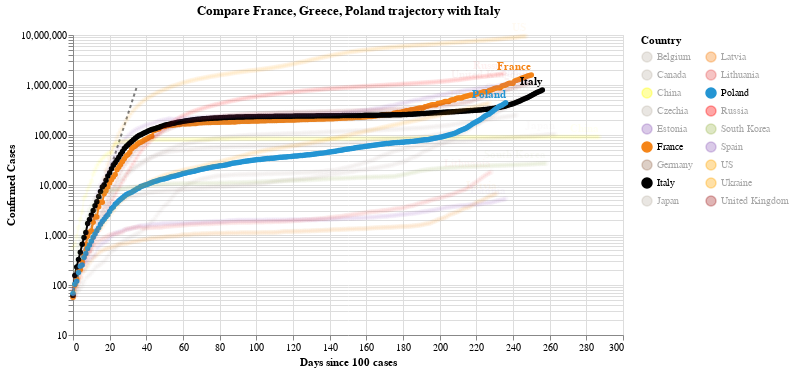

Notebook cell for this chart:
### Code cell
#hide_input
chart2 = make_since_chart(dff2, ['France', 'Greece', 'Poland'], baseline_countries)
chart2

### Figure 1 — Vega-Lite specification as saved in the notebook (floating-point values rounded to 4 significant figures; data arrays with more than 128 entries replaced by an {"elided": "..."} marker saying what was removed)
{"config": {"view": {"continuousWidth": 400, "continuousHeight": 300}}, "layer": [{"data": {"name": "data-628230001892d6798b50651be41d1b3e"}, "mark": {"type": "line", "color": "black", "opacity": 0.5, "strokeDash": [3, 3]}, "encoding": {"x": {"type": "quantitative", "field": "Days since 100 cases"}, "y": {"type": "quantitative", "field": "Confirmed Cases"}}}, {"data": {"name": "data-26b77d6ebbfeb12e05f1ee7c1dc67ef4"}, "mark": {"type": "line", "point": true}, "encoding": {"color": {"type": "nominal", "field": "Country", "legend": {"columns": 2}, "scale": {"domain": ["Belgium", "Canada", "China", "Czechia", "Estonia", "France", "Germany", "Italy", "Japan", "Latvia", "Lithuania", "Poland", "Russia", "South Korea", "Spain", "US", "Ukraine", "United Kingdom"], "range": ["#C1B7AD", "#C1B7AD", "yellow", "#C1B7AD", "#9467bd", "#F58518", "#9D755D", "black", "#C1B7AD", "#F58518", "#E45756", "#2495D3", "red", "#A1BA59", "#9467bd", "orange", "orange", "brown"]}}, "opacity": {"condition": {"value": 1, "selection": "selector005"}, "value": 0.05}, "tooltip": [{"type": "nominal", "field": "Country"}, {"type": "temporal", "field": "Date"}, {"type": "quantitative", "field": "Confirmed Cases"}, {"type": "quantitative", "field": "Days since 100 cases"}], "x": {"type": "quantitative", "field": "Days since 100 cases"}, "y": {"type": "quantitative", "field": "Confirmed Cases", "scale": {"type": "log"}}}, "selection": {"selector005": {"type": "multi", "fields": ["Country"], "bind": "legend", "init": [{"Country": "France"}, {"Country": "Greece"}, {"Country": "Poland"}, {"Country": "Italy"}]}}, "width": 550}, {"data": {"name": "data-26b77d6ebbfeb12e05f1ee7c1dc67ef4"}, "mark": {"type": "text", "align": "right", "dy": -8, "fontWeight": "bold"}, "encoding": {"color": {"type": "nominal", "field": "Country", "legend": {"columns": 2}, "scale": {"domain": ["Belgium", "Canada", "China", "Czechia", "Estonia", "France", "Germany", "Italy", "Japan", "Latvia", "Lithuania", "Poland", "Russia", "South Korea", "Spain", "US", "Ukraine", "United Kingdom"], "range": ["#C1B7AD", "#C1B7AD", "yellow", "#C1B7AD", "#9467bd", "#F58518", "#9D755D", "black", "#C1B7AD", "#F58518", "#E45756", "#2495D3", "red", "#A1BA59", "#9467bd", "orange", "orange", "brown"]}}, "opacity": {"condition": {"value": 1, "selection": "selector005"}, "value": 0.05}, "text": {"type": "nominal", "field": "Country"}, "tooltip": [{"type": "nominal", "field": "Country"}, {"type": "temporal", "field": "Date"}, {"type": "quantitative", "field": "Confirmed Cases"}, {"type": "quantitative", "field": "Days since 100 cases"}], "x": {"type": "quantitative", "field": "Days since 100 cases"}, "y": {"type": "quantitative", "field": "Confirmed Cases", "scale": {"type": "log"}}}, "transform": [{"filter": "(datum['Date'] >= 1604448000000)"}], "width": 550}], "title": "Compare France, Greece, Poland trajectory with Italy", "$schema": "https://vega.github.io/schema/vega-lite/v4.8.1.json", "datasets": {"data-628230001892d6798b50651be41d1b3e": [{"Days since 100 cases": 0, "Confirmed Cases": 100.0}, {"Days since 100 cases": 1, "Confirmed Cases": 130.0}, {"Days since 100 cases": 2, "Confirmed Cases": 169.0}, {"Days since 100 cases": 3, "Confirmed Cases": 219.7}, {"Days since 100 cases": 4, "Confirmed Cases": 285.6}, {"Days since 100 cases": 5, "Confirmed Cases": 371.3}, {"Days since 100 cases": 6, "Confirmed Cases": 482.7}, {"Days since 100 cases": 7, "Confirmed Cases": 627.5}, {"Days since 100 cases": 8, "Confirmed Cases": 815.7}, {"Days since 100 cases": 9, "Confirmed Cases": 1060.0}, {"Days since 100 cases": 10, "Confirmed Cases": 1379.0}, {"Days since 100 cases": 11, "Confirmed Cases": 1792.0}, {"Days since 100 cases": 12, "Confirmed Cases": 2330.0}, {"Days since 100 cases": 13, "Confirmed Cases": 3029.0}, {"Days since 100 cases": 14, "Confirmed Cases": 3937.0}, {"Days since 100 cases": 15, "Confirmed Cases": 5119.0}, {"Days since 100 cases": 16, "Confirmed Cases": 6654.0}, {"Days since 100 cases": 17, "Confirmed Cases": 8650.0}, {"Days since 100 cases": 18, "Confirmed Cases": 11250.0}, {"Days since 100 cases": 19, "Confirmed Cases": 14620.0}, {"Days since 100 cases": 20, "Confirmed Cases": 19000.0}, {"Days since 100 cases": 21, "Confirmed Cases": 24710.0}, {"Days since 100 cases": 22, "Confirmed Cases": 32120.0}, {"Days since 100 cases": 23, "Confirmed Cases": 41750.0}, {"Days since 100 cases": 24, "Confirmed Cases": 54280.0}, {"Days since 100 cases": 25, "Confirmed Cases": 70560.0}, {"Days since 100 cases": 26, "Confirmed Cases": 91730.0}, {"Days since 100 cases": 27, "Confirmed Cases": 119300.0}, {"Days since 100 cases": 28, "Confirmed Cases": 155000.0}, {"Days since 100 cases": 29, "Confirmed Cases": 201500.0}, {"Days since 100 cases": 30, "Confirmed Cases": 262000.0}, {"Days since 100 cases": 31, "Confirmed Cases": 340600.0}, {"Days since 100 cases": 32, "Confirmed Cases": 442800.0}, {"Days since 100 cases": 33, "Confirmed Cases": 575600.0}, {"Days since 100 cases": 34, "Confirmed Cases": 748300.0}, {"Days since 100 cases": 35, "Confirmed Cases": 972800.0}], "data-26b77d6ebbfeb12e05f1ee7c1dc67ef4": {"elided": "4443 records"}}}
